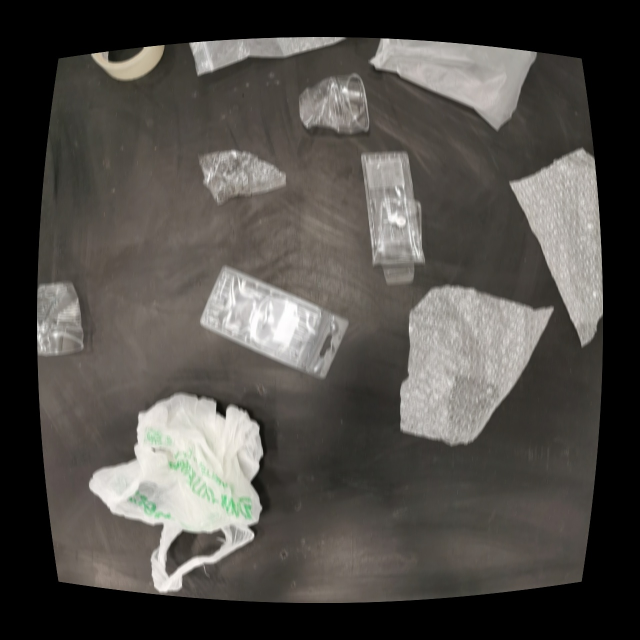
#> input picture Dataset/Plastic_resize/diff/Mblue_sphere.jpg, 1280 x 1280 px, found by its file name (shown at 1/2 size)
$ python 'Feature Matching using Brute Force(ORB).py'
#> lines starting #> are read from the running program, lines starting #| are printed output that depends on the picture
import os
import cv2

# https://www.geeksforgeeks.org/feature-matching-using-brute-force-in-opencv/
#в функции display_output можно выбрать количество соединяемых фич. Сейчас стоит первые 15, они же и лучшие

# function to read the images by taking there path
def read_image(path1, path2):
    # reading the images from their using imread() function
    read_img1 = cv2.imread(path1)
#> read_img1 is the input picture: shape (1280, 1280, 3); mean B, G, R 72.6, 77.1, 80.3
    read_img2 = cv2.imread(path2)
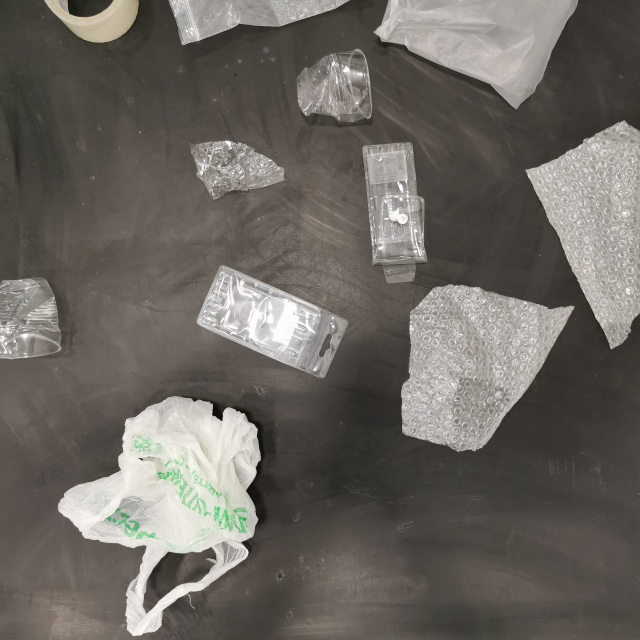
#> input picture Dataset/Plastic_resize/diff/image_24.jpg, 1280 x 1280 px, found by its file name (shown at 1/2 size)
#> read_img2 is the input picture: shape (1280, 1280, 3); mean B, G, R 97, 102.8, 107.3
    return (read_img1, read_img2)


# function to convert images from RGB to gray scale
def convert_to_grayscale(pic1, pic2):
    gray_img1 = cv2.cvtColor(pic1, cv2.COLOR_BGR2GRAY)
    gray_img2 = cv2.cvtColor(pic2, cv2.COLOR_BGR2GRAY)
    return (gray_img1, gray_img2)


# function to detect the features by finding key points and descriptors from the image
def detector(image1, image2):
    # creating ORB detector
    detect = cv2.ORB_create(nfeatures=2000)

    # finding key points and descriptors of both images using detectAndCompute() function
    key_point1, descrip1 = detect.detectAndCompute(image1, None)
#> key_point1 = 2000 keypoints; strongest (x, y, size): (444, 828, 111.1), (448, 830, 92.6), (448, 832, 64.3), (448, 831, 77.1)
    key_point2, descrip2 = detect.detectAndCompute(image2, None)
#> key_point2 = 2000 keypoints; strongest (x, y, size): (443, 840, 31), (442, 840, 44.6), (425, 829, 31), (437, 831, 111.1)
    return (key_point1, descrip1, key_point2, descrip2)


# function to find best detected features using brute force
# matcher and match them according to there humming distance
def BF_FeatureMatcher(des1, des2):
    brute_force = cv2.BFMatcher(cv2.NORM_HAMMING, crossCheck=True)
    no_of_matches = brute_force.match(des1, des2)

    # finding the humming distance of the matches and sorting them
    no_of_matches = sorted(no_of_matches, key=lambda x: x.distance)
    return no_of_matches

# function displaying the output image with the feature matching
def display_output(pic1, kpt1, pic2, kpt2, best_match):
    # drawing the feature matches using drawMatches() function

    unified_image = cv2.drawMatches(pic2, kpt1, pic1, kpt2, best_match[:15], None, flags=2)
    cv2.namedWindow('output', cv2.WINDOW_NORMAL)
    cv2.resizeWindow('output', 1000, 500)
    cv2.imshow('output', unified_image)
    return unified_image
# main function
if __name__ == '__main__':
    # giving the path of both of the images
    first_image_path = 'C:\Personality\Stady\Lab_CV\Dataset\Plastic_resize\diff\Mblue_sphere.jpg'
    second_image_path = 'C:\Personality\Stady\Lab_CV\Dataset\Plastic_resize\diff\image_24.jpg'
    # reading the image from there path by calling the function
    img1, img2 = read_image(first_image_path, second_image_path)

    # converting the read images into the gray scale images
    gray_pic1, gray_pic2 = convert_to_grayscale(img1, img2)

    # storing the finded key points and descriptors of both of the images
    key_pt1, descrip1, key_pt2, descrip2 = detector(gray_pic1, gray_pic2)
#> key_pt1 has the same summary as key_point1 in detector; key_pt2 has the same summary as key_point2 in detector

    # showing the images with their key points finded by the detector
    kp_image_orig = cv2.drawKeypoints(gray_pic1, key_pt1, None)
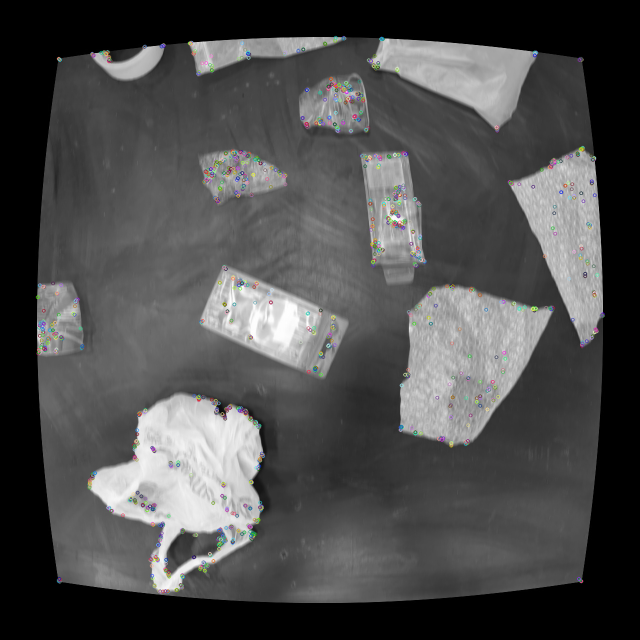
#> kp_image_orig: shape (1280, 1280, 3) (shown at 1/2 size); mean of channels 0, 1, 2 77.1, 77.2, 77.1; drawn as B, G, R
    kp_image = cv2.drawKeypoints(gray_pic2, key_pt2, None)
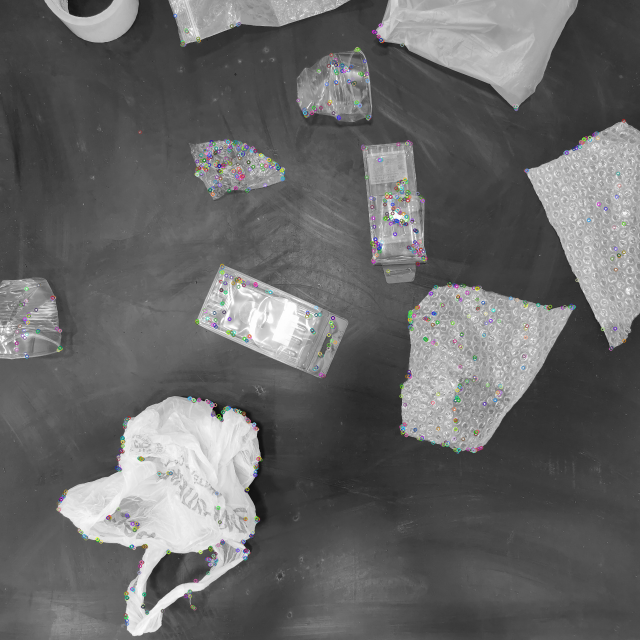
#> kp_image: shape (1280, 1280, 3) (shown at 1/2 size); mean of channels 0, 1, 2 103.1, 103, 103; drawn as B, G, R
    print("Total Keypoints with nonmaxSuppression: ", len(kp_image))
#| Total Keypoints with nonmaxSuppression:  1280
    print("Total Keypoints with nonmaxSuppression original image: ", len(kp_image_orig))
#| Total Keypoints with nonmaxSuppression original image:  1280

    # sorting the number of best matches obtained from brute force matcher
    number_of_matches = BF_FeatureMatcher(descrip1, descrip2)
#> in BF_FeatureMatcher, `no_of_matches = brute_force.match(des1, des2)`: no_of_matches = 793 matches
#> number_of_matches = 793 matches
    tot_feature_matches = len(number_of_matches)
#> tot_feature_matches = 793

    # printing total number of feature matches found
    print(f'Total Number of Features matches found are {tot_feature_matches}')
#| Total Number of Features matches found are 793


    # after drawing the feature matches displaying the output image
    unified_image = display_output(img1, key_pt1, img2, key_pt2, number_of_matches)
#> in display_output, `unified_image = cv2.drawMatches(pic2, kpt1, pic1, kpt2, best_match[:15..`:
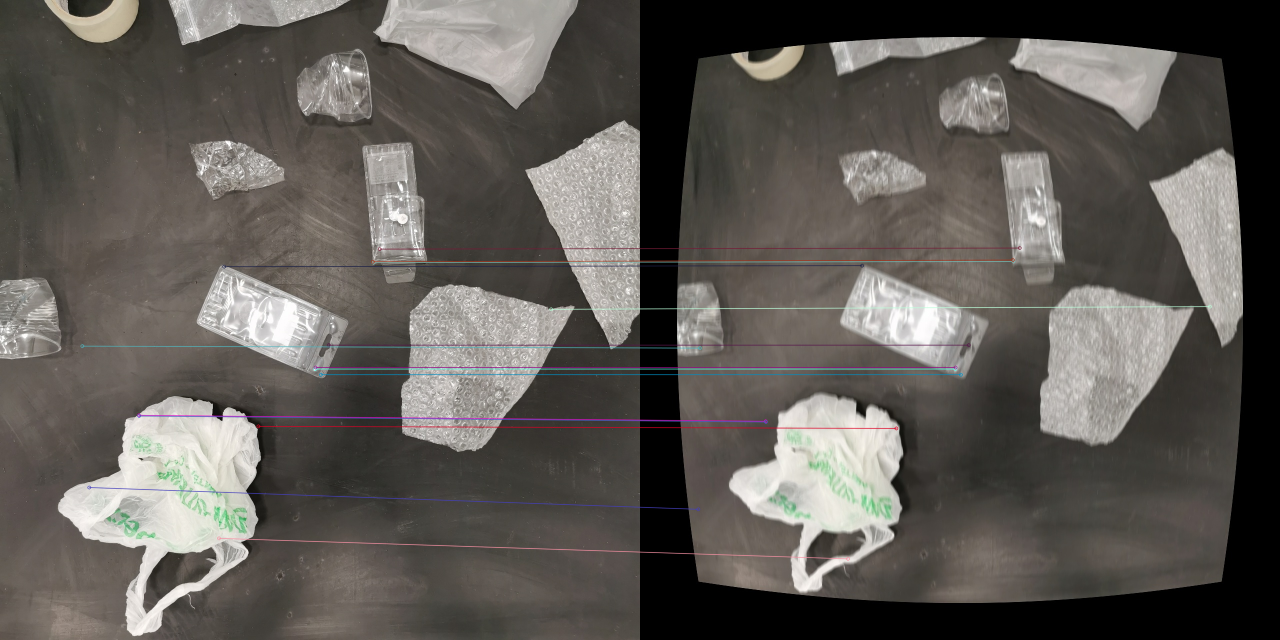
#> unified_image: shape (1280, 2560, 3) (shown at 1/2 size); mean B, G, R 85.2, 89.9, 93.9

    path = 'C:\Personality\Stady\Lab_CV\Dataset\Results\ORB'
    cv2.imwrite(os.path.join(path, 'ORB_Mblur_sphere_2.jpg'), unified_image)

    cv2.waitKey()
    cv2.destroyAllWindows()
